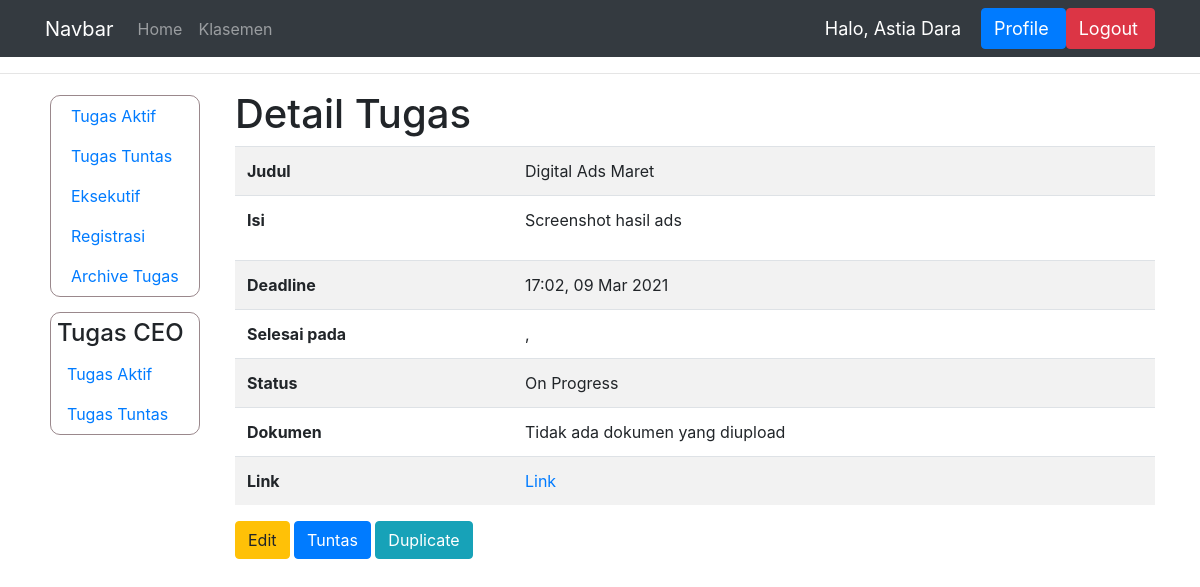
Before: /mdetail_proyek/85 (signed in) with the older database file.
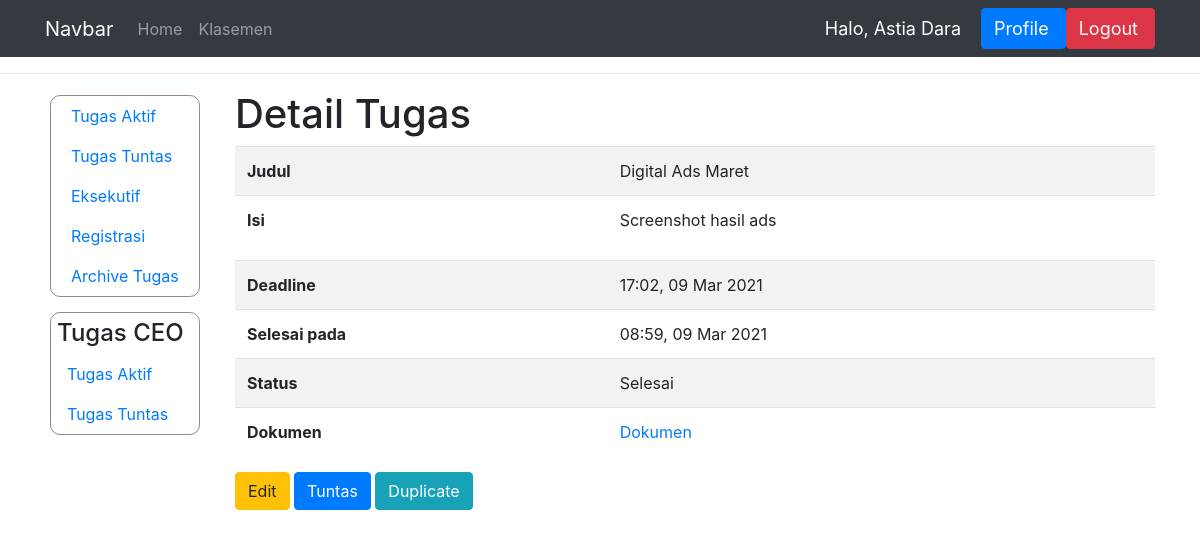
After: the same page with the newer database file.
### dashboard/models.py (models this page shows, shortened)
class TugasProyek(models.Model):
    STATUS = (
        ('Tuntas', 'Tuntas'),
        ('Hold', 'Hold'),
        ('On Progress', 'On Progress'),
        ('Selesai', 'Selesai'),
        ('Deadline', 'Deadline'),
        ('Terlambat', 'Terlambat')
    )
    pemilik_tugas = models.ForeignKey(User, on_delete=models.CASCADE)
    judul = models.CharField(max_length=150)
    isi = models.CharField(max_length=1000)
    deadline = models.DateTimeField('Deadline')
    status = models.CharField(max_length=15, choices=STATUS)
    bukti = models.CharField(max_length=100, null=True)
    penilaian = models.IntegerField(null=True)
    bagian = models.CharField(max_length = 100, null=True)
    komentar = models.CharField(max_length=1000)
    selesai_pada = models.DateTimeField('Selesai pada', null=True)
    link_bukti = models.CharField(max_length=1000, null=True)
    archive = models.BooleanField(null=True, default=False)
    ketuntasan = models.BooleanField(null=True, default=False)

### dashboard/views.py (the view)
# urls.py: path('mdetail_proyek/<int:id_tugas>', views.mdetail_proyek, name='mdetail_proyek'),
@login_required(login_url='login')
def mdetail_proyek(request, id_tugas):
    nama = request.user.first_name
    t = TugasProyek.objects.get(pk=id_tugas)
    dokumennya = t.bukti
    if (t.status == 'Tuntas'):
        nottuntas = False
    else:
        nottuntas = True
    ceo = request.user.groups.filter(name='CEO').exists()
    context = {'nama' : nama,
                'tugas' : t,
                'dokumen' : dokumennya,
                'nottuntas' : nottuntas
                }
    if ceo:
        context['sidebar_ceo'] = True
    if not request.user.groups.filter(name='Eksekutif').exists() or request.user.last_name == 'Human Resource':
        context['data_kar'] = True
    if t.bukti == '#':
        context['belum'] = True
    if t.status == 'Tuntas':
        context['tuntas'] = True
    if not (t.link_bukti == '#') or (t.link_bukti == None):
        context['ada_link'] = True
    return render(request, 'manager/mdetail_proyek.html', context)

### templates/manager/mdetail_proyek.html (shortened to what this page needs)
{% extends 'main.html' %}
{% block content %}
  <hr>
  <div class="container">
      <div class="row">
        {% if sidebar_ceo %}
            {% include 'ceo/sidebar.html' %}
        {% else %}
            {% include 'manager/sidebar.html' %}
        {% endif %}
          <div class="col">
                <h1>Detail Tugas</h1>
                <table class="table table-striped">
                    <tbody>
                    <tr>
                        <th scope="row">Judul</th>
                        <td>{{tugas.judul}}</td>
                    </tr>
                    <tr>
                        <th scope="row">Isi</th>
                        <td>{{tugas.isi|linebreaks}}</td>
                    </tr>
                    <tr>
                        <th scope="row">Deadline</th>
                        <td>{{tugas.deadline|time:"H:i"}}, {{tugas.deadline|date:"d M Y"}}</td>
                    </tr>
                    <tr>
                        <th scope="row">Selesai pada</th>
                        <td>{{tugas.selesai_pada|time:"H:i"}}, {{tugas.selesai_pada|date:"d M Y"}}</td>
                    </tr>
                    <tr>
                        <th scope="row">Status</th>
                        <td>{{tugas.status}}</td>
                    </tr>
                    {% if belum %}
                    <tr>
                        <th scope="row">Dokumen</th>
                        <td>Tidak ada dokumen yang diupload</td>
                    </tr>
                    {% else %}
                    <tr>
                        <th scope="row">Dokumen</th>
                        <td><a href="{{tugas.bukti}}" target="_blank">Dokumen</a></td>
                    </tr>
                    {% endif %}
                    {% if ada_link %}
                    <tr>
                        <th scope="row">Link</th>
                        <td><a href="{{tugas.link_bukti}}" target="_blank">Link</a></td>
                    </tr>
                    {% endif %}
                    </tbody>
                </table>
                <a class="btn btn-warning" href="{% url 'edit_tugas_proyek' tugas.id %}" role="button">Edit</a>
                {% if nottuntas %}
                <span><a class="btn btn-primary" href="{% url 'tuntas' tugas.id %}" role="button">Tuntas</a></span>
                {% endif %}
                <span><a class="btn btn-info" href="{% url 'duplikasi_tugas_proyek' tugas.id %}" role="button">Duplicate</a></span>
          </div>
      </div>
  </div>
{% endblock %}

Changed rows visible on the page:
changed TugasProyek "Digital Ads Maret": selesai_pada (not shown) → "08:59"; selesai_pada (not shown) → "09 Mar 2021"; status "On Progress" → "Selesai"; link_bukti empty → "#" (drawn)
Other visible differences:
text no longer shown: "Tidak ada dokumen yang diupload Link Link"
